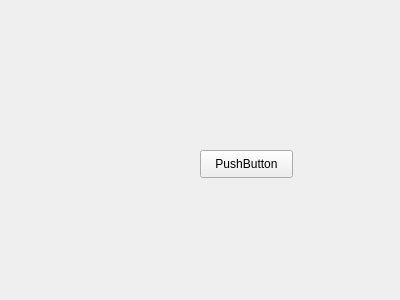
<?xml version="1.0" encoding="UTF-8"?>
<ui version="4.0">
 <class>Form</class>
 <widget class="QWidget" name="Form">
  <property name="geometry">
   <rect>
    <x>0</x>
    <y>0</y>
    <width>400</width>
    <height>300</height>
   </rect>
  </property>
  <property name="windowTitle">
   <string>Form</string>
  </property>
  <widget class="QPushButton" name="pushButton">
   <property name="geometry">
    <rect>
     <x>200</x>
     <y>150</y>
     <width>93</width>
     <height>28</height>
    </rect>
   </property>
   <property name="text">
    <string>PushButton</string>
   </property>
  </widget>
 </widget>
 <resources/>
 <connections/>
</ui>
